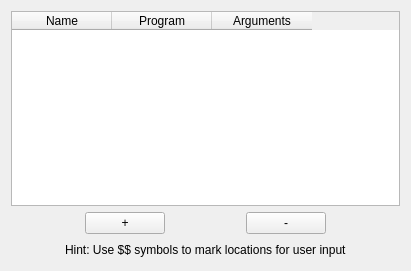
<?xml version="1.0" encoding="UTF-8"?>
<ui version="4.0">
 <class>Dlg</class>
 <widget class="QWidget" name="Dlg">
  <property name="geometry">
   <rect>
    <x>0</x>
    <y>0</y>
    <width>411</width>
    <height>271</height>
   </rect>
  </property>
  <property name="cursor">
   <cursorShape>ArrowCursor</cursorShape>
  </property>
  <property name="windowTitle">
   <string>Runner - Launch custom commands</string>
  </property>
  <layout class="QVBoxLayout">
   <item>
    <widget class="QTableWidget" name="table">
     <property name="verticalScrollMode">
      <enum>QAbstractItemView::ScrollPerPixel</enum>
     </property>
     <property name="sortingEnabled">
      <bool>false</bool>
     </property>
     <property name="wordWrap">
      <bool>false</bool>
     </property>
     <property name="columnCount">
      <number>3</number>
     </property>
     <attribute name="verticalHeaderDefaultSectionSize">
      <number>5</number>
     </attribute>
     <column>
      <property name="text">
       <string>Name</string>
      </property>
     </column>
     <column>
      <property name="text">
       <string>Program</string>
      </property>
     </column>
     <column>
      <property name="text">
       <string>Arguments</string>
      </property>
     </column>
    </widget>
   </item>
   <item>
    <layout class="QHBoxLayout">
     <item>
      <spacer>
       <property name="orientation">
        <enum>Qt::Horizontal</enum>
       </property>
       <property name="sizeHint" stdset="0">
        <size>
         <width>40</width>
         <height>20</height>
        </size>
       </property>
      </spacer>
     </item>
     <item>
      <widget class="QPushButton" name="tableNew">
       <property name="text">
        <string>+</string>
       </property>
      </widget>
     </item>
     <item>
      <spacer>
       <property name="orientation">
        <enum>Qt::Horizontal</enum>
       </property>
       <property name="sizeHint" stdset="0">
        <size>
         <width>40</width>
         <height>20</height>
        </size>
       </property>
      </spacer>
     </item>
     <item>
      <widget class="QPushButton" name="tableRemove">
       <property name="text">
        <string>-</string>
       </property>
      </widget>
     </item>
     <item>
      <spacer>
       <property name="orientation">
        <enum>Qt::Horizontal</enum>
       </property>
       <property name="sizeHint" stdset="0">
        <size>
         <width>40</width>
         <height>20</height>
        </size>
       </property>
      </spacer>
     </item>
    </layout>
   </item>
   <item>
    <layout class="QHBoxLayout">
     <item>
      <spacer>
       <property name="orientation">
        <enum>Qt::Horizontal</enum>
       </property>
       <property name="sizeHint" stdset="0">
        <size>
         <width>40</width>
         <height>20</height>
        </size>
       </property>
      </spacer>
     </item>
     <item>
      <widget class="QLabel" name="label_2">
       <property name="text">
        <string>Hint: Use $$ symbols to mark locations for user input</string>
       </property>
      </widget>
     </item>
     <item>
      <spacer>
       <property name="orientation">
        <enum>Qt::Horizontal</enum>
       </property>
       <property name="sizeHint" stdset="0">
        <size>
         <width>40</width>
         <height>20</height>
        </size>
       </property>
      </spacer>
     </item>
    </layout>
   </item>
  </layout>
 </widget>
 <resources/>
 <connections/>
</ui>
